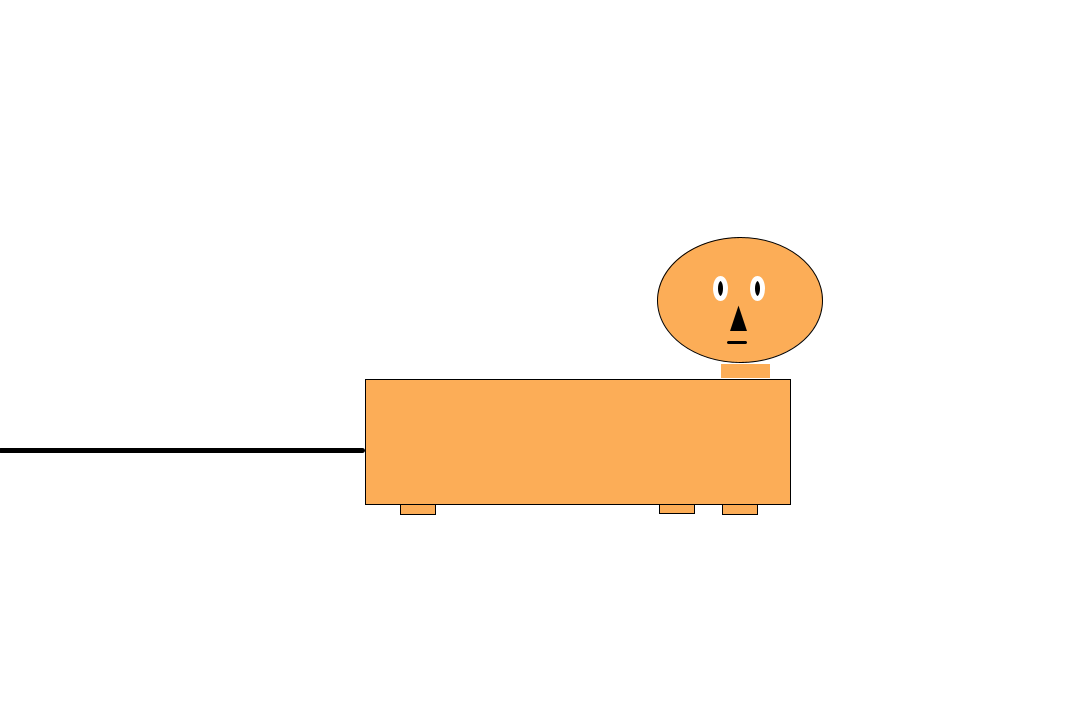
Frame 1 (no input)
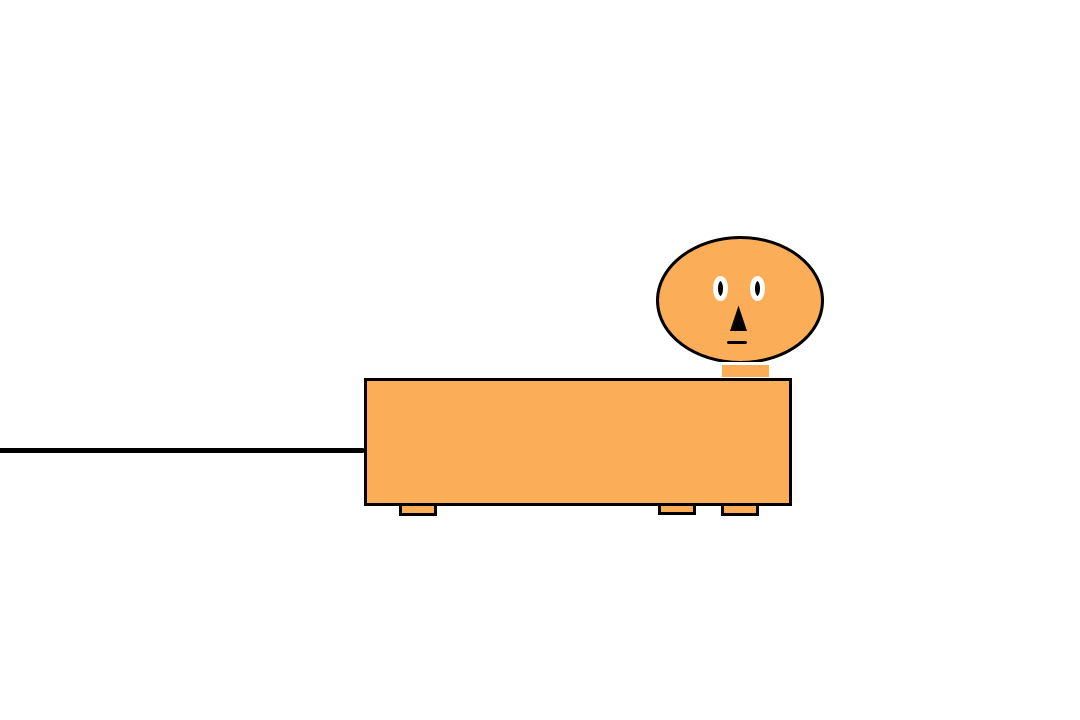
Frame 60 (the mouse pressed at the canvas centre just before this capture)
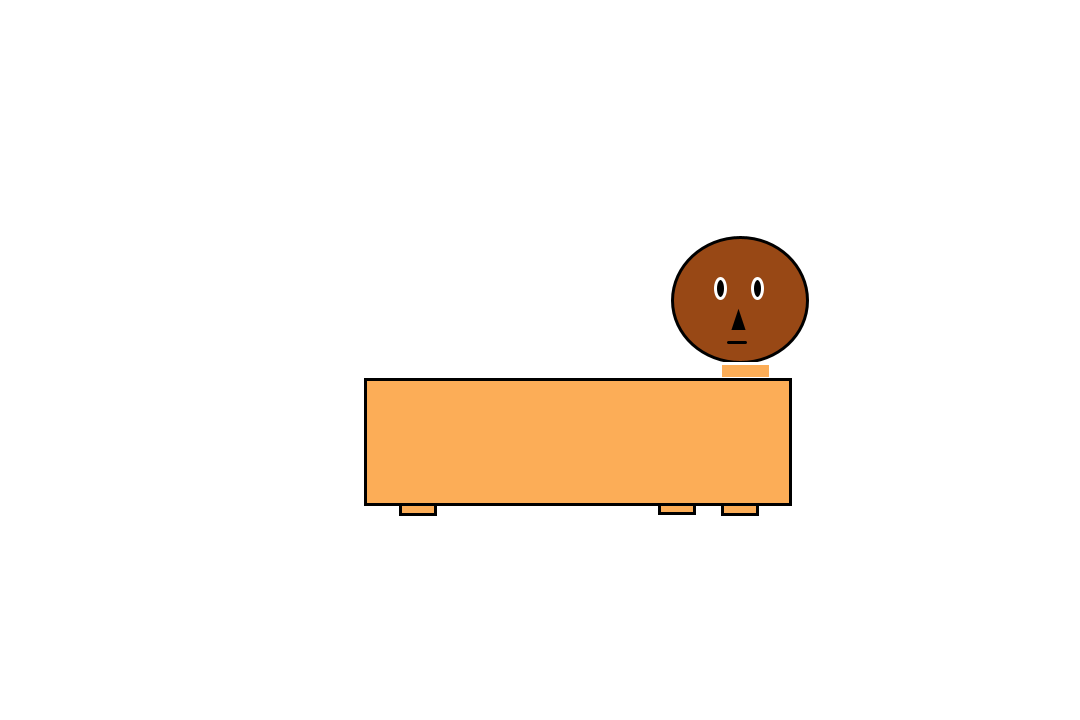
Frame 120 (the mouse held since frame 60 and released just before this capture)

The Processing sketch that drew these frames (run headless with seeded random() and noise(); from frame 60 on, the mouse is pressed at the canvas centre):

// Processing sketch: SS1_A_Mean_Looking_But_Nice_Dog
// ── SS1_A_Mean_Looking_But_Nice_Dog.pde
int p = 10;
int n = 10;
float right = 0;
float grow = 0;
void setup () {
size(1080,720);


}

//A Mean Looking But Nice Dog by Hugo Sanchez

void draw () {
background(255);

//face
  if (mousePressed) {
  ellipseMode(CENTER);
  fill(152,72,21);
  ellipse(740, 300, 135, 125);
  } else { 
    fill(252,173,87);
    ellipse(740,300,165,125);
  }

//neck orange
  fill(252,173,87);
  stroke(255);
  rect(720,363,50,15);

//body orange
  fill(252,173,87);
  stroke(0);
  rect(365,379,425,125);

//leg 1 && 2
  if(mouseY>400) {
  fill(252,173,87);
  stroke(0);
  rect(400,504,35,p + grow);
  grow++;

  fill(252,173,87);
  stroke(0);
  rect(463,504,35,p + grow);
  } else if(mouseY<720) {
    fill(252,173,87);
  stroke(0);
  rect(400,504,35,p + grow);
  grow--; 
  }

//leg 3 && leg 4
  if(mouseY<=720) {
  fill(252,173,87);
  stroke(0);
  rect(659,504,35,n + grow);
  grow++;

  fill(252,173,87);
  stroke(0);
  rect(722,504,35,n + grow);
  }

//tail 
  if(mouseX <= 350) {
  strokeWeight(5);
  line(362,450,mouseX,450);
  }
//eye left && right
  
    ellipseMode(CENTER);
    stroke(255);
    fill(0);
    ellipse(720, 288, 10, 20);
    
    ellipseMode(CENTER);
    stroke(255);
    fill(0);
    ellipse(757 ,288, 10, 20);

//nose
  stroke(0);
  fill(0);
  triangle(733,328,743,328,738,313);

//mouth
  strokeWeight(3);
  line(728,342,745,342);

}
